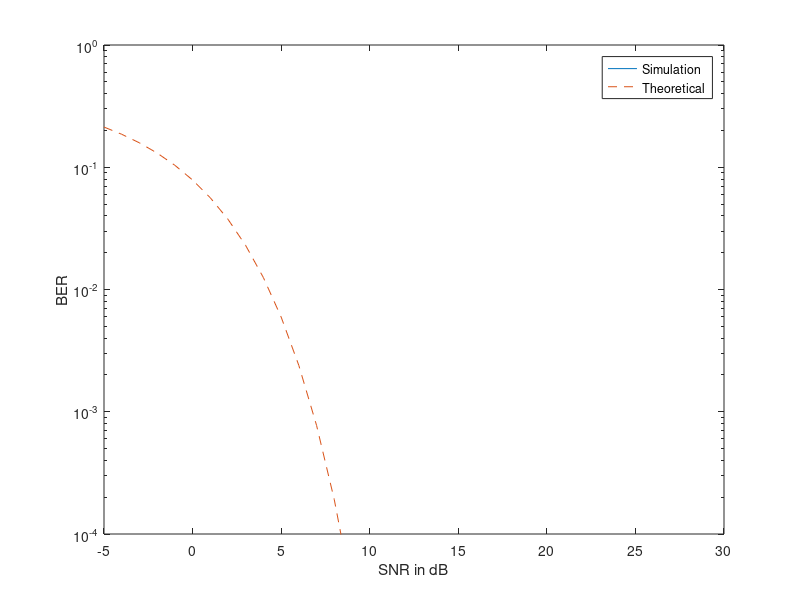

Recreate this plot in MATLAB.
tic %Start Code-Execution
clc %Clear Terminal
clear %Clear Workspace
close all %Close Side Operations
snrdB=-5:1:30; %Iteration of SNR(dB) : Channel-Variation
snr=10.^(snrdB/10); %SNR from SNR(dB)
ne=zeros(1,numel(snrdB));
N=input('Enter sample no. (no. of communications) : '); %Sample-Number
for j=1:numel(snr) %Iteration (upto Individual SNR)
    sigma=sqrt(1/(2*snr(j))); %Standard Deviation of Gaussian-Noise
    E=0; %Error-count Initiated
    for i=1:N %Iteration for Individual Samples
        %Transmitter-modelling
        d=round(rand(1));%Random bit-generation 
        x=(2*d)-1;%Unipolar(Bits)->Bipolar(Signal)
        %Channel-modelling
        n=sigma*randn;%Noise-Signal
        %Receiver-modelling
        y=x+n;%Noise-corrupted Signal
        %Decision-Logic (at End)
        if y>=0 
            d_rcv=1;
        else
            d_rcv=0;
        end
        %Error-Detection
        if(d_rcv~=d) %Bit-Mismatch (After Communicaton)
            E=E+1; %Error-count Upgrading
        end
    end
    ne(j)=E; %j-th Error, with respect to the j-th SNR (Array-Generation)
end
ber_sim=(ne/N); %Simulation-BER (from Error-count)
ber_theo=qfunc(sqrt(2*snr)); %Theoretical-BER (from SNR)
semilogy(snrdB,ber_sim,snrdB,ber_theo,'--'); %Semi-log Plot (Log. in Y-axis)
axis([-5 30 0.0001 1]); %Axis-Mapping (with Thickness=1)
xlabel('SNR in dB'); %X-Label
ylabel('BER'); %Y-Label
legend('Simulation','Theoretical'); %Naming of the Different Plots
toc %End Code-execution : Calculate Total Time Elapsed

